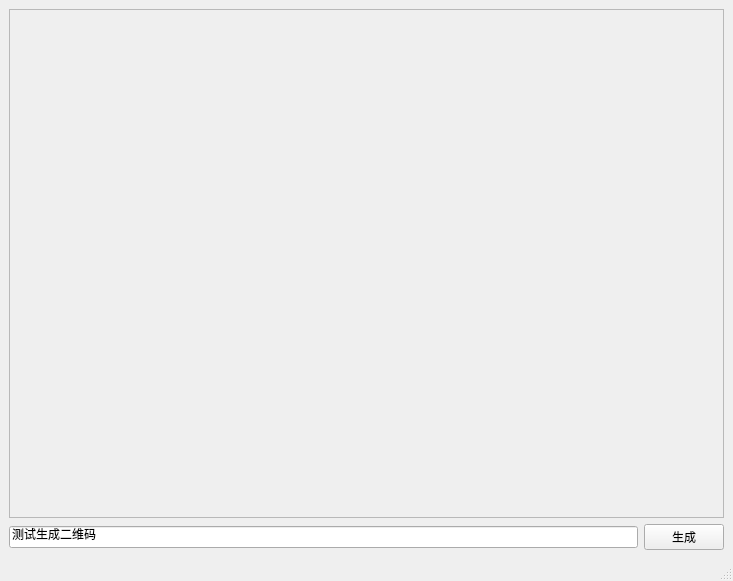
<?xml version="1.0" encoding="UTF-8"?>
<ui version="4.0">
 <class>MainWindow</class>
 <widget class="QMainWindow" name="MainWindow">
  <property name="geometry">
   <rect>
    <x>0</x>
    <y>0</y>
    <width>733</width>
    <height>581</height>
   </rect>
  </property>
  <property name="windowTitle">
   <string>Test QRCodeGen</string>
  </property>
  <widget class="QWidget" name="centralwidget">
   <layout class="QVBoxLayout" name="verticalLayout">
    <item>
     <widget class="QScrollArea" name="scrollArea">
      <property name="widgetResizable">
       <bool>true</bool>
      </property>
      <widget class="QWidget" name="scrollAreaWidgetContents">
       <property name="geometry">
        <rect>
         <x>0</x>
         <y>0</y>
         <width>709</width>
         <height>471</height>
        </rect>
       </property>
       <layout class="QGridLayout" name="gridLayout">
        <item row="0" column="1">
         <spacer name="verticalSpacer">
          <property name="orientation">
           <enum>Qt::Vertical</enum>
          </property>
          <property name="sizeHint" stdset="0">
           <size>
            <width>20</width>
            <height>203</height>
           </size>
          </property>
         </spacer>
        </item>
        <item row="1" column="0">
         <spacer name="horizontalSpacer">
          <property name="orientation">
           <enum>Qt::Horizontal</enum>
          </property>
          <property name="sizeHint" stdset="0">
           <size>
            <width>322</width>
            <height>20</height>
           </size>
          </property>
         </spacer>
        </item>
        <item row="1" column="1">
         <widget class="QLabel" name="label">
          <property name="text">
           <string/>
          </property>
         </widget>
        </item>
        <item row="1" column="2">
         <spacer name="horizontalSpacer_2">
          <property name="orientation">
           <enum>Qt::Horizontal</enum>
          </property>
          <property name="sizeHint" stdset="0">
           <size>
            <width>322</width>
            <height>20</height>
           </size>
          </property>
         </spacer>
        </item>
        <item row="2" column="1">
         <spacer name="verticalSpacer_2">
          <property name="orientation">
           <enum>Qt::Vertical</enum>
          </property>
          <property name="sizeHint" stdset="0">
           <size>
            <width>20</width>
            <height>203</height>
           </size>
          </property>
         </spacer>
        </item>
       </layout>
      </widget>
     </widget>
    </item>
    <item>
     <layout class="QHBoxLayout" name="horizontalLayout">
      <item>
       <widget class="QLineEdit" name="lineEdit">
        <property name="text">
         <string>测试生成二维码</string>
        </property>
       </widget>
      </item>
      <item>
       <widget class="QPushButton" name="btnGen">
        <property name="text">
         <string>生成</string>
        </property>
       </widget>
      </item>
     </layout>
    </item>
   </layout>
  </widget>
  <widget class="QMenuBar" name="menubar">
   <property name="geometry">
    <rect>
     <x>0</x>
     <y>0</y>
     <width>733</width>
     <height>25</height>
    </rect>
   </property>
  </widget>
  <widget class="QStatusBar" name="statusbar"/>
 </widget>
 <resources/>
 <connections/>
</ui>
